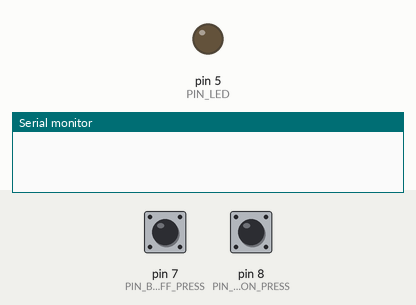
Bench run of a program on a simulated Arduino Uno, built with avr-gcc and run on an emulated ATmega328P. Shown: output pins drawn as LEDs (lit = HIGH), the last lines printed to the serial monitor. The test bench sets the inputs (shaded band); at power-on: pin 8 (PIN_BUTTON_ON_PRESS) HIGH, pin 7 (PIN_BUTTON_OFF_PRESS) HIGH.

Above: at 1.2 s.
1.3 s: pin 8 (PIN_BUTTON_ON_PRESS) pulled LOW for 1 s
At 3.6 s:
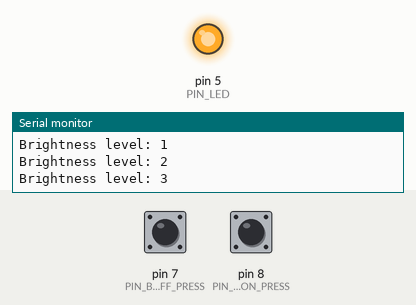
4.3 s: pin 7 (PIN_BUTTON_OFF_PRESS) pulled LOW for 0.15 s
At 5.5 s:
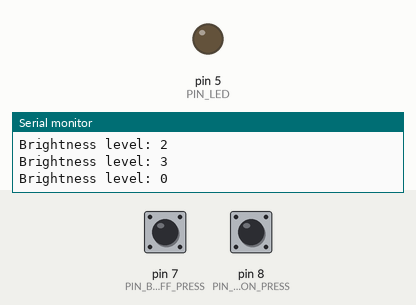
5.9 s: pin 8 (PIN_BUTTON_ON_PRESS) pulled LOW for 0.15 s
At 6.7 s:
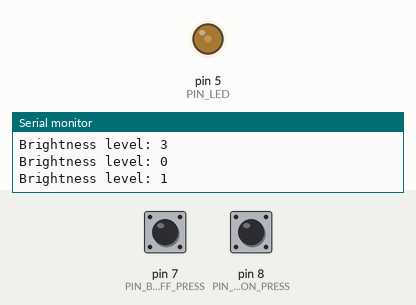
7.5 s: pin 8 (PIN_BUTTON_ON_PRESS) pulled LOW for 3.2 s
At 7.7 s:
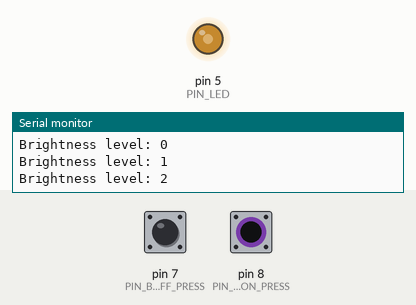
Timing chart, 0 to 12.2 s (numbered marks = the images above; inputs shaded):
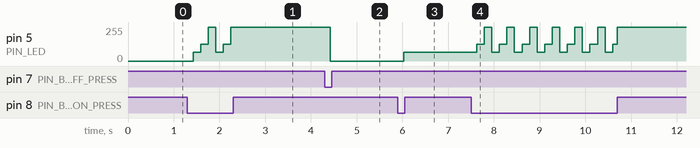

The program:

main.cpp
```cpp
#include <Arduino.h>
#include<LedBrightness_HS.h>
#include<Button_for_LedBrightness.h>
#define PIN_LED 5
#define PIN_BUTTON_OFF_PRESS 7
#define PIN_BUTTON_ON_PRESS 8

LedBrightness Led1;
Button buttonOffPress, buttonOnPress;
void setup() {
  // put your setup code here, to run once:
  Serial.begin(9600);
  Led1.Led_init(PIN_LED);
  buttonOffPress.Button_init(PIN_BUTTON_OFF_PRESS, OFF_PRESS);
  buttonOnPress.Button_init(PIN_BUTTON_ON_PRESS, ON_PRESS);
}
void loop() {
  // put your main code here, to run repeatedly:
  buttonOffPress.run();
  buttonOnPress.run();
}
/*#include<LEDTask.h>
#include<ButtonTask.h>
#define PIN_LED_1 12
#define PIN_LED_2 13
#define PIN_BUTTON 8
LedTask led1,led2;
ButtonTask button;
void setup() {
  // put your setup code here, to run once:
  led1.initLedState(PIN_LED_1,1000);
  led2.initLedState(PIN_LED_2,100);
  button.initButtonState(PIN_BUTTON);
}

void loop() {
  // put your main code here, to run repeatedly:
  button.run();
  led1.run();
  led2.run();
}*/
```

ButtonTask.h
```cpp
/**
 * @file LEDTask.h
 * @brief this file declares class and function for button by basic state machine
*/
#pragma once
#include<stdint.h>
#include<LEDTask.h>
class ButtonTask {
    private:
        unsigned long t0,t1;
        int PIN_BUTTON;
        void (ButtonTask::*runningFunc)();

    public:
        void initButtonState(int);
        void reset();
        void checkButton();
        void checkLedStateFunc();
        void updateHoldTime();
        void turnOn_Led_2_Blink_Task();
        void checkHoldTime();
        void toggle_Led_1_Blink_Task();
        void toggleBoth2Led();
        void toggleLed(int);
        void run();

};
```

Button_for_LedBrightness.h
```cpp
/**
 * @file Button_for_LedBrightness.h
 * @brief this file declares class and function for Button
*/
#pragma once
#ifndef _BUTTON_FOR_LEDBRIGHTNESS_H
#define _BUTTON_FOR_LEDBRIGHTNESS_H
#include<Arduino.h>

#define BUTTON_ON_STATE 0
#define BUTTON_OFF_STATE 1

enum{OFF_PRESS, ON_PRESS}; //type of button
class Button{
    private:
        int PIN_BUTTON;
        uint8_t TYPE_OF_BUTTON;
        unsigned long t0,t1;
        int buttonPressedCount = 0;
        void (Button::*runningFunc)();
    public:
        void Button_init(int, uint8_t);
        void resetFunc();
        void checkButtonState();
        void updateHoldTime();
        void Transiton();
        void run();
};
#endif
```

LEDTask.h
```cpp
/**
 * @file LEDTask.h
 * @brief this file declares class and function for Led by basic state machine
*/
#pragma once
#include<stdint.h>
class LedTask {
    private:
        uint32_t blinkTime;
        unsigned long t0,t1;
        bool LED_STATE;
        int PIN_LED;
        bool isTurnOn; // variable defines ON/OFF state of process
        void (LedTask::*runningFunc)();
    public:
        void resetFunc ();
        void checkTimesFunc();
        void checkLedStateFunc();
        void turnOnLedFunc();
        void turnOffLedFunc();
        void initLedState(int, uint32_t);
        void run();
        void toggle(bool);
        bool isTaskOn();
        int getPinLed();

};
extern LedTask led1,led2;
```

LedBrightness_HS.h
```cpp
/**
 * @file LedBrightness_HS.h
 * @brief this file declares class and function for Led by Harel state machine
*/
#pragma once
#ifndef _LEDBRIGHTNESS_SH_
#define _LEDBRIGHTNESS_SH_
#include<Arduino.h>
#define BRIGHTNESS_OFF_VALUE 0
#define BRIGHTNESS_LOW_VALUE 64
#define BRIGHTNESS_MEDIUM_VALUE 127
#define BRIGHTNESS_HIGH_VALUE 255

enum{BRIGHTNESS_OFF,BRIGHTNESS_LOW, BRIGHTNESS_MEDIUM, BRIGHTNESS_HIGH};//Brightness level

class LedBrightness{
    private:
        int PIN_LED;
        uint8_t birghtnessLevel;
    public:
        void Led_init(int);
        void Led_onState();
        void Led_offState();
        void setBrightnessLevel(uint8_t);

};
extern LedBrightness Led1;
#endif
```

ButtonTask.cpp
```cpp
#include<ButtonTask.h>
#include<Arduino.h>
void ButtonTask::initButtonState(int PIN_BUTTON){
    this->PIN_BUTTON = PIN_BUTTON;
    pinMode(PIN_BUTTON,INPUT_PULLUP);
    runningFunc = &ButtonTask::reset;
}
void ButtonTask::reset(){
    t0=millis();
    t1=t0;
    if(true)
        runningFunc = &ButtonTask::checkButton;
}
void ButtonTask::checkButton(){
    bool BUTTON_STATE = digitalRead(PIN_BUTTON);

    if (BUTTON_STATE == LOW) // button is pressed
        runningFunc = &ButtonTask::updateHoldTime;
    else
        runningFunc = &ButtonTask::checkHoldTime;
}
void ButtonTask::updateHoldTime(){
    t1 = millis();
    unsigned long delta_time = t1-t0;
    if(delta_time > 1000)
        runningFunc = &ButtonTask::turnOn_Led_2_Blink_Task;
    else
        runningFunc = &ButtonTask::checkButton;
}
void ButtonTask::turnOn_Led_2_Blink_Task(){
    led2.toggle(true);
    if(true)
        runningFunc = &ButtonTask::checkButton;
}
void ButtonTask::checkHoldTime(){
    if(led2.isTaskOn())
        led2.toggle(false);
    unsigned long delta_time = t1-t0;
    if(delta_time > 1000)
        runningFunc = &ButtonTask::toggle_Led_1_Blink_Task;
    else if(delta_time > 10)
        runningFunc = &ButtonTask::toggleBoth2Led;
    else
        runningFunc = &ButtonTask::reset;
}
void ButtonTask::toggle_Led_1_Blink_Task(){
    led1.toggle(!led1.isTaskOn());
    if(true)
        runningFunc = &ButtonTask::reset;
}
void ButtonTask::toggleBoth2Led(){
    if(led1.isTaskOn())
        led1.toggle(false);
    toggleLed(led1.getPinLed());
    toggleLed(led2.getPinLed());
    if(true)
        runningFunc = &ButtonTask::reset;
}
void ButtonTask::toggleLed(int pin){
    bool last_state = digitalRead(pin);
    digitalWrite(pin,!last_state);
}
void ButtonTask::run(){
    (this->*runningFunc)();
}
```

Button_for_LedBrightness.cpp
```cpp
#include<Button_for_LedBrightness.h>
#include<LedBrightness_HS.h>
void Button::Button_init(int PIN_BUTTON, uint8_t TYPE_OF_BUTTON){
    this->PIN_BUTTON = PIN_BUTTON;
    this->TYPE_OF_BUTTON = TYPE_OF_BUTTON;
    pinMode(PIN_BUTTON, INPUT_PULLUP);
    runningFunc = &Button::resetFunc;
}
void Button::resetFunc(){
    t0=millis();
    t1=t0;
    if(true)
        runningFunc = &Button::checkButtonState;
}
void Button::checkButtonState(){
    bool BUTTON_STATE = digitalRead(PIN_BUTTON);
    if (BUTTON_STATE == BUTTON_ON_STATE){ // button is pressed
        runningFunc = &Button::updateHoldTime;
    }
    else
        runningFunc = &Button::resetFunc;
}
void Button::updateHoldTime(){
    t1 = millis();
    unsigned long delta_time = t1-t0;
    if(delta_time > 100){
        buttonPressedCount = (buttonPressedCount%3)+1;
        runningFunc = &Button::Transiton;
    }
    else
        runningFunc = &Button::checkButtonState;
}
void Button::Transiton(){
    if(this->TYPE_OF_BUTTON == ON_PRESS){
        Led1.setBrightnessLevel(buttonPressedCount);
        Led1.Led_onState();
    }
    else{
        buttonPressedCount = 0;
        Led1.setBrightnessLevel(BRIGHTNESS_OFF);
        Led1.Led_offState();
    }
    //debug
    Serial.print("Brightness level: ");
    Serial.println(buttonPressedCount);
    runningFunc=&Button::resetFunc;
}
void Button::run(){
    (this->*runningFunc)();
}
```

LEDTask.cpp
```cpp
#include <LEDTask.h>
#include<Arduino.h>
void LedTask :: resetFunc(){
    t0 = millis();
    if(isTurnOn){
        runningFunc = &LedTask::checkTimesFunc;
    }
}
void LedTask::checkTimesFunc(){
    t1 = millis();
    if(t1-t0 > blinkTime){
        runningFunc = &LedTask::checkLedStateFunc;
    }
}
void LedTask::checkLedStateFunc(){
    LED_STATE = digitalRead(PIN_LED);
    if(LED_STATE == HIGH) {
        runningFunc = &turnOffLedFunc;
    }
    else{
        runningFunc = &LedTask::turnOnLedFunc;
    }
}
void LedTask::turnOffLedFunc(){
    digitalWrite(PIN_LED,LOW);
    if(true){
        runningFunc = &LedTask::resetFunc;
    }
}
void LedTask::turnOnLedFunc(){
    digitalWrite(PIN_LED,HIGH);
    if(true){
        runningFunc = &LedTask::resetFunc;
    }
}
void LedTask::initLedState(int PIN_LED, uint32_t blinkTime){
    this->PIN_LED = PIN_LED;
    this->blinkTime = blinkTime;
    isTurnOn = false;
    pinMode(PIN_LED, OUTPUT);
    runningFunc = &LedTask::resetFunc;
}
void LedTask::run(){
    (this->*runningFunc)();
}

void LedTask::toggle(bool toggleState) {
      isTurnOn = toggleState;
      // Nếu tắt task thì tắt luôn cả led và chuyển về trạng thái reset
      if (toggleState == false) {
        runningFunc = &LedTask::resetFunc;
        digitalWrite(PIN_LED, 0);
      }
    }

bool LedTask::isTaskOn() {
      return isTurnOn;
}
int LedTask::getPinLed(){
    return this->PIN_LED;
}
```

LedBrightness_HS.cpp
```cpp
#include<LedBrightness_HS.h>
void LedBrightness :: Led_init(int PIN_LED){
    this->PIN_LED = PIN_LED;
    pinMode(PIN_LED, OUTPUT);
    this->birghtnessLevel = BRIGHTNESS_OFF;
}
void LedBrightness::setBrightnessLevel(uint8_t brightnessLevel){
    this->birghtnessLevel = brightnessLevel;
}
void LedBrightness::Led_offState(){
    analogWrite(PIN_LED, BRIGHTNESS_OFF_VALUE);
}
void LedBrightness::Led_onState(){
    switch (this->birghtnessLevel)
    {
    case BRIGHTNESS_LOW:
        analogWrite(PIN_LED, BRIGHTNESS_LOW_VALUE);
        break;
    case BRIGHTNESS_MEDIUM:
        analogWrite(PIN_LED, BRIGHTNESS_MEDIUM_VALUE);
        break;
    case BRIGHTNESS_HIGH:
        analogWrite(PIN_LED, BRIGHTNESS_HIGH_VALUE);
        break;
    }
}
```

Measured:
- after the input at 1.3 s, pin 5 (PIN_LED): 0/255 → 64/255 after 0.13 s, → 127/255 0.17 s later, → 255/255 0.17 s later, → 64/255 0.17 s later, … (6 changes in this stretch)
- after the input at 4.3 s, pin 5 (PIN_LED): 255/255 → 0/255 after 0.13 s
- after the input at 5.9 s, pin 5 (PIN_LED): 0/255 → 64/255 after 0.13 s
- after the input at 7.5 s, pin 5 (PIN_LED): 64/255 → 127/255 after 0.13 s, then moves between 64/255 and 255/255, repeating every 0.99 s
